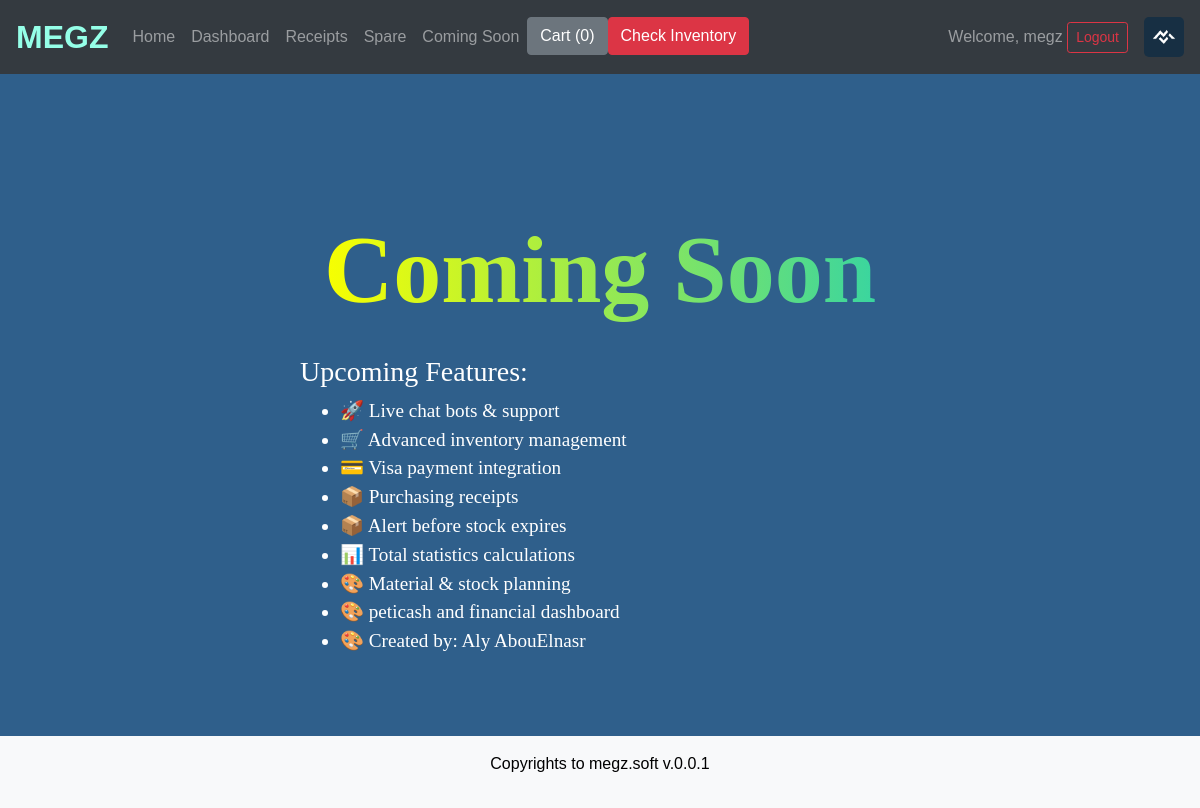
The page /coming_soon/ (signed in) on the database its author committed.
### operations/models.py (models this page shows, shortened)
class Announcement(models.Model):
    name = models.CharField(max_length=100)
    message = models.TextField()
    timestamp = models.DateTimeField(default=now)

### shop/models.py (models this page shows, shortened)
class WebsiteLogo(models.Model):
    image = models.ImageField(upload_to='logos/')
    uploaded_at = models.DateTimeField(auto_now_add=True)

### shop/views.py (the view)
# urls.py: path("coming_soon/", views.coming_soon, name="coming_soon"),
@login_required_custom
def coming_soon(request):
    return render(request, "shop/coming_soon.html")

### inventory/context_processors.py (called while the page is built)
def inventory_alerts(request):
    red_alerts = []
    yellow_alerts = []
    for warning in StockWarning.objects.select_related("product"):
        product = warning.product
        if product.stock == 0:
            red_alerts.append(product)
        elif product.stock <= warning.warning_limit:
            yellow_alerts.append(product)
    color = "success"  # default green
    if red_alerts and yellow_alerts:
        color = "warning"
    if red_alerts:
        color = "danger"
    elif yellow_alerts:
        color = "warning"
    return {"inventory_alert_color": color}

### operations/context_processors.py (called while the page is built)
def latest_announcement(request):
    one_hour_ago = now() - timedelta(hours=1)
    latest = Announcement.objects.filter(timestamp__gte=one_hour_ago).order_by('-timestamp').first()
    return {'latest_announcement': latest}

### shop/context_processors.py (called while the page is built)
def site_logo(request):
    logo = WebsiteLogo.objects.first()
    return {'logo': logo}

### shop/templates/shop/coming_soon.html (shortened to what this page needs)
{% extends 'shop/base.html' %} {% block content %}
<div class="container mt-5">
    <h1 class="coming-soon">Coming Soon</h1>
    <div class="features-list">
        <h3>Upcoming Features:</h3>
        <ul>
            <li>🚀 Live chat bots & support</li>
            <li>🛒 Advanced inventory management</li>
            <li>💳 Visa payment integration</li>
            <li>📦 Purchasing receipts</li>
            <li>📦 Alert before stock expires</li>
            <li>📊 Total statistics calculations</li>
            <li>🎨 Material & stock planning</li>
            <li>🎨 peticash and financial dashboard</li>
            <li>🎨 Created by: Aly AbouElnasr</li>
        </ul>
    </div>
</div>
{% endblock %}

### shop/templates/shop/base.html (shortened to what this page needs)
{% load static %}
<!DOCTYPE html>
<html lang="en">
<head>
    <link rel="stylesheet" href="{% static 'shop/style.css' %}">
    <link rel="stylesheet" href="https://stackpath.bootstrapcdn.com/bootstrap/4.3.1/css/bootstrap.min.css">
</head>
<body>
    <nav class="navbar navbar-expand-lg navbar-dark bg-dark">
        <a class="navbar-brand position-relative" href="/">
            MEGZ
            <span class="snowflakes-container"></span>
        </a>
        <div class="collapse navbar-collapse" id="navbarNav">
            <ul class="navbar-nav">
                <li class="nav-item"><a class="nav-link" href="/">Home</a></li>
                <li class="nav-item">
                    <a class="nav-link" href="{% url 'dashboard_login' %}">Dashboard</a>
                </li>
                <li class="nav-item"><a class="nav-link" href="{% url 'receipts' %}">Receipts</a></li>
                <li class="nav-item">
                    <a class="nav-link" href="{% url 'spare' %}">Spare</a>
                </li>
                <li class="nav-item">
                    <a class="nav-link" href="{% url 'coming_soon' %}">Coming Soon</a>
                </li>
                <li class="nav-item">
                    <a href="{% url 'cart' %}" id="cart" class="btn btn-secondary">
                        Cart (<span id="cart-count">0</span>)
                    </a>
                </li>
                <li class="nav-item  align-items-center">
                    <a href="#" class="btn btn-{{ inventory_alert_color }} text-white btn-secondary">
                    Check Inventory
                    </a>
                </li>
            </ul>
            <div class="d-flex align-items-center ms-auto gap-3 custom-navbar-end">
                <div class="welcome-user">
                    {% if request.session.username %}
                    <span class="navbar-text">Welcome, {{ request.session.username }}</span>
                    <a class="btn btn-outline-danger btn-sm" href="{% url 'logout' %}">Logout</a> {% else %}
                    <a class="nav-link" href="{% url 'login' %}">Login</a> {% endif %}
                </div>
                {% if logo %}
                <div class="logo-wrapper">
                    <img src="{{ logo.image.url }}" alt="Logo" class="navbar-logo">
                </div>
                {% endif %}
            </div>
        </div>
    </nav>
    <div class="container mt-4">
        {% block content %}{% endblock %}
    </div>
    <footer class="text-center mt-4 p-3 bg-light" style="color: black;">
        <p>Copyrights to megz.soft v.0.0.1</p>
    </footer>
</body>
</html>

### shop/static/shop/style.css (style rules this page uses)
body { background-color: darkcyan; color: white; font-family: Arial, sans-serif; }
.navbar { background-color: #000000; }
footer { background-color: #003d3d; padding: 10px; text-align: center; color: white; }

### shop/templates/shop/coming_soon.html (style rules this page uses)
body { background: url("https://cdn.pixabay.com/photo/2017/08/30/07/52/winter-2695078_1280.jpg") no-repeat center center fixed; background-size: cover; text-align: center; color: white; font-family: Arial, sans-serif; position: relative; overflow: hidden; }
.coming-soon { font-size: 6rem; font-weight: bold; animation: pulse 1.5s infinite alternate; background: linear-gradient(to right, #f8ff00, #3ad59f); -webkit-background-clip: text; -webkit-text-fill-color: transparent; display: inline-block; margin-top: 100px; }
.features-list { font-size: 1.2rem; color: white; text-align: left; max-width: 600px; margin: auto; padding-top: 20px; }
.features-list ul { list-style-type: disc; }

### shop/templates/shop/base.html (style rules this page uses)
.custom-navbar-end { margin-left: auto; display: flex; align-items: center; gap: 1rem; }
.navbar-logo { height: 40px; width: auto; border-radius: 5px; margin-left: auto; }
.logo-wrapper { margin-left: auto; }
.welcome-user { white-space: nowrap; }
body { background-color: rgb(47, 95, 139); color: white; font-family: Arial, sans-serif; }
.container { margin-top: 50px; padding-top: 20px; padding-bottom: 20px; font-family: 'Times New Roman', Times, serif; }
.navbar { background-color: #000000; position: fixed; top: 0; width: 100%; z-index: 1000; }
footer { bottom: 0; width: 100%; background-color: #000000; padding: 10px; text-align: center; color: white; }
.navbar-brand { font-size: 2rem; font-weight: bold; background: linear-gradient(90deg, #95ffe8, #95ffe8, #95ffe8, #95ffe8, #000000, #95ffe8, #95ffe8, #95ffe8, #95ffe8); background-size: 400% 400%; -webkit-background-clip: text; -webkit-text-fill-color: transparent; display: inline-block; animation: textGradient 5s infinite linear; position: relative; }
.snowflakes-container { position: absolute; top: -10px; left: 0; width: 100%; height: 50px; pointer-events: none; overflow: visible; }

### rows shown on the page
Announcement: session.username "megz"
WebsiteLogo: image (picture)
